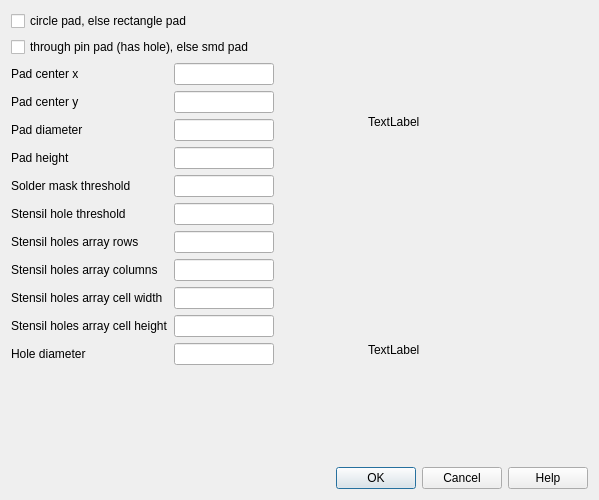
<?xml version="1.0" encoding="UTF-8"?>
<ui version="4.0">
 <class>SdDPadMaster</class>
 <widget class="QDialog" name="SdDPadMaster">
  <property name="geometry">
   <rect>
    <x>0</x>
    <y>0</y>
    <width>599</width>
    <height>500</height>
   </rect>
  </property>
  <property name="windowTitle">
   <string>Pad master</string>
  </property>
  <layout class="QVBoxLayout" name="verticalLayout_3">
   <item>
    <layout class="QHBoxLayout" name="horizontalLayout">
     <item>
      <layout class="QVBoxLayout" name="verticalLayout">
       <item>
        <widget class="QCheckBox" name="mCirclePad">
         <property name="toolTip">
          <string>If checked then pad is circle form else - rectangle form</string>
         </property>
         <property name="text">
          <string>circle pad, else rectangle pad</string>
         </property>
        </widget>
       </item>
       <item>
        <widget class="QCheckBox" name="mThroughPin">
         <property name="toolTip">
          <string>If checked then pad descript through pin else - planar (smd)</string>
         </property>
         <property name="text">
          <string>through pin pad (has hole), else smd pad</string>
         </property>
        </widget>
       </item>
       <item>
        <layout class="QFormLayout" name="formLayout">
         <item row="0" column="0">
          <widget class="QLabel" name="label_3">
           <property name="text">
            <string>Pad center x</string>
           </property>
          </widget>
         </item>
         <item row="0" column="1">
          <widget class="QLineEdit" name="mCenterX">
           <property name="maximumSize">
            <size>
             <width>100</width>
             <height>16777215</height>
            </size>
           </property>
           <property name="toolTip">
            <string>Offset on X axis cetner of pad referenced to pin point</string>
           </property>
          </widget>
         </item>
         <item row="1" column="0">
          <widget class="QLabel" name="label_4">
           <property name="text">
            <string>Pad center y</string>
           </property>
          </widget>
         </item>
         <item row="1" column="1">
          <widget class="QLineEdit" name="mCenterY">
           <property name="maximumSize">
            <size>
             <width>100</width>
             <height>16777215</height>
            </size>
           </property>
           <property name="toolTip">
            <string>Offset on Y axis cetner of pad referenced to pin point</string>
           </property>
          </widget>
         </item>
         <item row="2" column="0">
          <widget class="QLabel" name="mPadDiametrTitle">
           <property name="text">
            <string>Pad diameter</string>
           </property>
          </widget>
         </item>
         <item row="2" column="1">
          <widget class="QLineEdit" name="mPadDiametr">
           <property name="maximumSize">
            <size>
             <width>100</width>
             <height>16777215</height>
            </size>
           </property>
           <property name="toolTip">
            <string>Pad diameter or width</string>
           </property>
          </widget>
         </item>
         <item row="3" column="0">
          <widget class="QLabel" name="label_5">
           <property name="text">
            <string>Pad height</string>
           </property>
          </widget>
         </item>
         <item row="3" column="1">
          <widget class="QLineEdit" name="mPadHeight">
           <property name="maximumSize">
            <size>
             <width>100</width>
             <height>16777215</height>
            </size>
           </property>
           <property name="toolTip">
            <string>Pad height</string>
           </property>
          </widget>
         </item>
         <item row="4" column="0">
          <widget class="QLabel" name="label_7">
           <property name="text">
            <string>Solder mask threshold</string>
           </property>
          </widget>
         </item>
         <item row="4" column="1">
          <widget class="QLineEdit" name="mMaskThreshold">
           <property name="maximumSize">
            <size>
             <width>100</width>
             <height>16777215</height>
            </size>
           </property>
           <property name="toolTip">
            <string>Solder mask threshold (referenced to pad dimensions)</string>
           </property>
          </widget>
         </item>
         <item row="5" column="0">
          <widget class="QLabel" name="label_6">
           <property name="text">
            <string>Stensil hole threshold</string>
           </property>
          </widget>
         </item>
         <item row="5" column="1">
          <widget class="QLineEdit" name="mStensilThreshold">
           <property name="maximumSize">
            <size>
             <width>100</width>
             <height>16777215</height>
            </size>
           </property>
           <property name="toolTip">
            <string>Stensil hole threshold (referenced to pad dimensions)</string>
           </property>
          </widget>
         </item>
         <item row="6" column="0">
          <widget class="QLabel" name="label_8">
           <property name="text">
            <string>Stensil holes array rows</string>
           </property>
          </widget>
         </item>
         <item row="6" column="1">
          <widget class="QLineEdit" name="mStensilRows">
           <property name="maximumSize">
            <size>
             <width>100</width>
             <height>16777215</height>
            </size>
           </property>
           <property name="toolTip">
            <string>Count of rows for stensil holes if stensil pad hole divided into rows</string>
           </property>
          </widget>
         </item>
         <item row="7" column="0">
          <widget class="QLabel" name="label_9">
           <property name="text">
            <string>Stensil holes array columns</string>
           </property>
          </widget>
         </item>
         <item row="7" column="1">
          <widget class="QLineEdit" name="mStensilColumns">
           <property name="maximumSize">
            <size>
             <width>100</width>
             <height>16777215</height>
            </size>
           </property>
           <property name="toolTip">
            <string>Count of columns for stensil holes if stensil pad hole divided into columns</string>
           </property>
          </widget>
         </item>
         <item row="8" column="0">
          <widget class="QLabel" name="label_10">
           <property name="text">
            <string>Stensil holes array cell width</string>
           </property>
          </widget>
         </item>
         <item row="8" column="1">
          <widget class="QLineEdit" name="mStensilWidth">
           <property name="maximumSize">
            <size>
             <width>100</width>
             <height>16777215</height>
            </size>
           </property>
           <property name="toolTip">
            <string>Stensil holes array cell width if stensil pad hole divided into array</string>
           </property>
          </widget>
         </item>
         <item row="9" column="0">
          <widget class="QLabel" name="label_11">
           <property name="text">
            <string>Stensil holes array cell height</string>
           </property>
          </widget>
         </item>
         <item row="9" column="1">
          <widget class="QLineEdit" name="mStensilHeight">
           <property name="maximumSize">
            <size>
             <width>100</width>
             <height>16777215</height>
            </size>
           </property>
           <property name="toolTip">
            <string>Stensil holes array cell height if stensil pad hole divided into array</string>
           </property>
          </widget>
         </item>
         <item row="10" column="0">
          <widget class="QLabel" name="label_12">
           <property name="text">
            <string>Hole diameter</string>
           </property>
          </widget>
         </item>
         <item row="10" column="1">
          <widget class="QLineEdit" name="mHoleDiametr">
           <property name="maximumSize">
            <size>
             <width>100</width>
             <height>16777215</height>
            </size>
           </property>
           <property name="toolTip">
            <string>Hole diametr for through pads</string>
           </property>
          </widget>
         </item>
        </layout>
       </item>
      </layout>
     </item>
     <item>
      <layout class="QVBoxLayout" name="verticalLayout_2">
       <item>
        <widget class="QLabel" name="mPadProfile">
         <property name="minimumSize">
          <size>
           <width>220</width>
           <height>0</height>
          </size>
         </property>
         <property name="toolTip">
          <string>Section of pad preview</string>
         </property>
         <property name="text">
          <string>TextLabel</string>
         </property>
        </widget>
       </item>
       <item>
        <widget class="QLabel" name="mPadSchematic">
         <property name="toolTip">
          <string>Top view for pad preview</string>
         </property>
         <property name="text">
          <string>TextLabel</string>
         </property>
        </widget>
       </item>
      </layout>
     </item>
    </layout>
   </item>
   <item>
    <widget class="QDialogButtonBox" name="buttonBox">
     <property name="orientation">
      <enum>Qt::Horizontal</enum>
     </property>
     <property name="standardButtons">
      <set>QDialogButtonBox::Cancel|QDialogButtonBox::Help|QDialogButtonBox::Ok</set>
     </property>
    </widget>
   </item>
  </layout>
 </widget>
 <resources/>
 <connections>
  <connection>
   <sender>buttonBox</sender>
   <signal>accepted()</signal>
   <receiver>SdDPadMaster</receiver>
   <slot>accept()</slot>
   <hints>
    <hint type="sourcelabel">
     <x>248</x>
     <y>254</y>
    </hint>
    <hint type="destinationlabel">
     <x>157</x>
     <y>274</y>
    </hint>
   </hints>
  </connection>
  <connection>
   <sender>buttonBox</sender>
   <signal>rejected()</signal>
   <receiver>SdDPadMaster</receiver>
   <slot>reject()</slot>
   <hints>
    <hint type="sourcelabel">
     <x>316</x>
     <y>260</y>
    </hint>
    <hint type="destinationlabel">
     <x>286</x>
     <y>274</y>
    </hint>
   </hints>
  </connection>
 </connections>
</ui>
